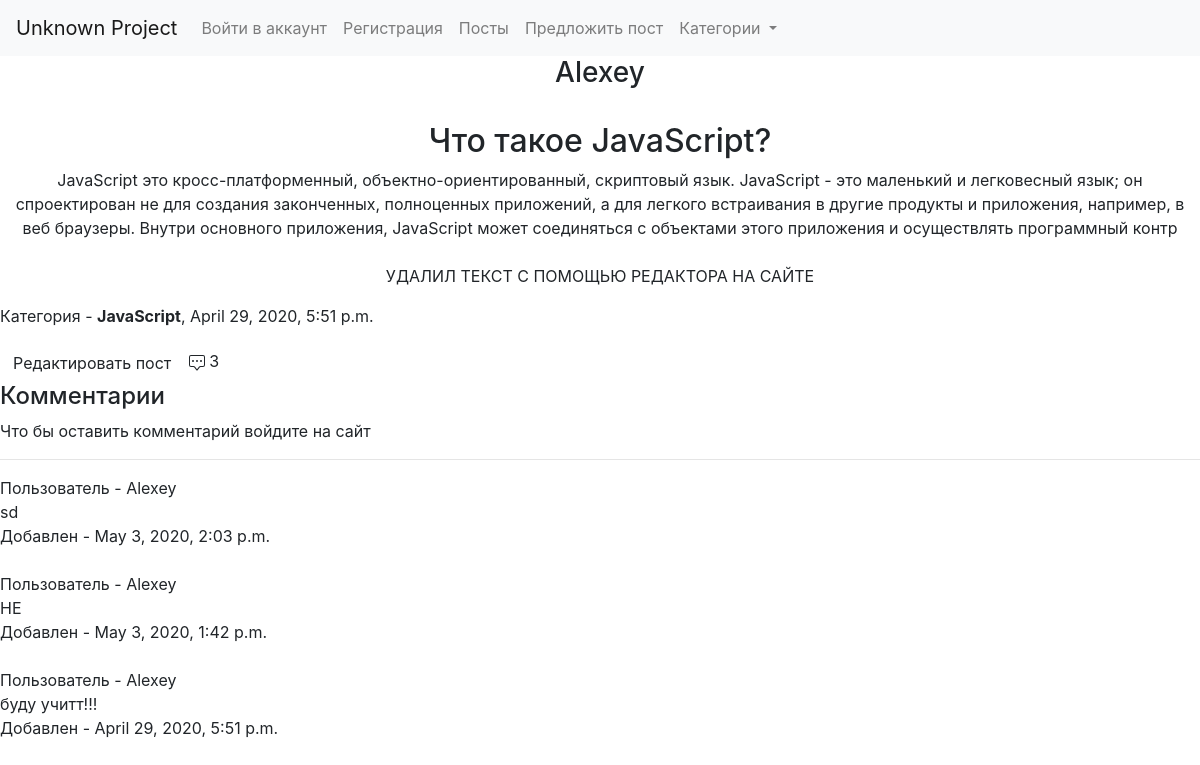
The app's page /chto-takoe-javascript/chto-takoe-javascript/ with its own data.
### blog/models.py (models this page shows, shortened)
class Post(models.Model):
    author = models.ForeignKey(
        User,
        verbose_name='Author',
        on_delete=models.SET_NULL,
        null=True,
        blank=True
    )
    title = models.CharField('Title', max_length=100)
    slug = models.SlugField('Url', max_length=100, unique=True)
    description = models.TextField('Description', max_length=400)
    text = models.TextField('Text')
    category = models.ForeignKey(
        Category,
        verbose_name="Category",
        on_delete=models.CASCADE,
        null=True
    )
    created_date = models.DateTimeField("Created_date", auto_now_add=True)
    edit_date = models.DateTimeField(
        "Edit date",
        default=timezone.now,
        blank=True,
        null=True
    )
    template = models.CharField("template", max_length=500, default="blog_t/post_detail.html")
    to_display = models.BooleanField('To display?', default=True)
    for_auth = models.BooleanField('For authorized?', default=False)
    sort = models.PositiveIntegerField('Sort', default=0)
    class Meta:
        verbose_name = 'Post'
        verbose_name_plural = 'Posts'
        ordering = ["sort", "-created_date"]
    def get_comments_count(self):
        return self.comments.count()

class Category(models.Model):
    name = models.CharField('Name', max_length=100)
    slug = models.SlugField('Url', max_length=100, unique=True)
    description = models.CharField('Description', max_length=200)
    template = models.CharField('Template', default='blog_t/category_list.html', max_length=500)
    to_display = models.BooleanField('To display?', default=True)
    sort = models.PositiveIntegerField('Sort', default=0)
    class Meta:
        verbose_name = 'Category'
        verbose_name_plural = 'Categories'
    def get_absolute_url(self):
        return reverse('category_detail', kwargs={'category_slug': self.slug})
    def __str__(self):
        return self.name

class Comment(models.Model):
    author = models.ForeignKey(
        User,
        verbose_name="Author",
        on_delete=models.CASCADE
    )
    post = models.ForeignKey(
        Post,
        verbose_name="Article",
        on_delete=models.CASCADE,
        related_name="comments"
    )
    text = models.TextField("Комментарий")
    created_date = models.DateTimeField("Created date", auto_now_add=True, null=True)
    moderation = models.BooleanField(default=True)
    class Meta:
        ordering = ('-created_date', )

### blog/views.py (the view, shortened to what this page needs)
# urls.py: path('<slug:category_slug>/<post_slug>/', views.PostDetailView.as_view(), name='post_detail'),
class PostDetailView(View):
    def get_queryset(self):
        return Post.objects.filter(to_display=True)
    def get(self, request, **kwargs):
        post = get_object_or_404(self.get_queryset(), slug=kwargs.get('post_slug'))
        post_form = PostForm()
        form = CommentForm()
        return render(request, post.template,
                      {'post': post, 'form': form, 'post_form': post_form}
        )

### blog/templatetags/blog_tag.py (called while the page is built)
@register.simple_tag()
def categories_navbar(count=None):
    from blog.models import Category
    categories = Category.objects.filter(to_display=True).order_by('-name')
    if count is not None:
        categories = categories[:count]
        return categories

@register.simple_tag()
def get_categories():
    from blog.models import Category
    return Category.objects.filter(to_display=True).order_by('-name')

### templates/blog_t/post_detail.html (shortened to what this page needs)
{% extends 'blog_t/base.html' %}
{% block content %}
        <center><h3>{{ post.author }}</h3>
        <br>
        <h2>{{ post.title }}</h2>
        {{ post.description }}
            <br>
            <br>
            <p>{{ post.text }}</p>
        </center>
            <p>Категория - <b>{{ post.category }}</b>, {{ post.created_date }}</p>
        <a class="btn btn-default" href="{% url 'post_edit' slug=post.slug %}">Редактировать пост</a>
             {{ post.get_comments_count }}
                <h4>Комментарии</h4>
            {% if user.is_authenticated %}
                <form action="" method="post">
                    {% csrf_token %}
                    {{ form.as_p }}
                    <button type="submit">Отправить</button>
                </form>
            {% else %}
                <p>Что бы оставить комментарий войдите на сайт</p>
            {% endif %}
            <hr>
            {% for comment in post.comments.all %}
                Пользователь - {{ comment.author }}<br>
                {{ comment.text }} <br>
                Добавлен - {{ comment.created_date }}<br><br>
            {% endfor %}
{% endblock %}

### records on screen
Post: author "Alexey", title "Что такое JavaScript?", description "JavaScript это кросс-платформенный, объектно-ориентированный, скриптовый язык. JavaScript - это маленький и легковесный язык; он спроектирован не для создания законченных, полноценных приложений, а для легкого встраивания в другие продукты и приложения, например, в веб браузеры. Внутри основного приложения, JavaScript может соединяться с объектами этого приложения и осуществлять программный контр", text "УДАЛИЛ ТЕКСТ С ПОМОЩЬЮ РЕДАКТОРА НА САЙТЕ", category "JavaScript", created_date "April 29, 2020, 5:51 p.m.", get_comments_count "3"
Comment: author "Alexey", text "sd", created_date "May 3, 2020, 2:03 p.m."
Comment: author "Alexey", text "НЕ", created_date "May 3, 2020, 1:42 p.m."
Comment: author "Alexey", text "буду учитт!!!", created_date "April 29, 2020, 5:51 p.m."
